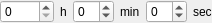
<?xml version="1.0" encoding="UTF-8"?>
<ui version="4.0">
 <class>HourMinSecWidget</class>
 <widget class="QWidget" name="HourMinSecWidget">
  <property name="geometry">
   <rect>
    <x>0</x>
    <y>0</y>
    <width>191</width>
    <height>23</height>
   </rect>
  </property>
  <property name="windowTitle">
   <string>Form</string>
  </property>
  <layout class="QHBoxLayout" name="horizontalLayout">
   <property name="leftMargin">
    <number>0</number>
   </property>
   <property name="topMargin">
    <number>0</number>
   </property>
   <property name="rightMargin">
    <number>0</number>
   </property>
   <property name="bottomMargin">
    <number>0</number>
   </property>
   <item>
    <widget class="QSpinBox" name="hours">
     <property name="maximum">
      <number>2048</number>
     </property>
    </widget>
   </item>
   <item>
    <widget class="QLabel" name="label_h">
     <property name="text">
      <string>h</string>
     </property>
    </widget>
   </item>
   <item>
    <widget class="QSpinBox" name="minutes">
     <property name="minimum">
      <number>-1</number>
     </property>
     <property name="maximum">
      <number>60</number>
     </property>
    </widget>
   </item>
   <item>
    <widget class="QLabel" name="label_min">
     <property name="text">
      <string>min</string>
     </property>
    </widget>
   </item>
   <item>
    <widget class="QSpinBox" name="seconds">
     <property name="minimum">
      <number>-1</number>
     </property>
     <property name="maximum">
      <number>60</number>
     </property>
    </widget>
   </item>
   <item>
    <widget class="QLabel" name="label_sec">
     <property name="text">
      <string>sec</string>
     </property>
    </widget>
   </item>
  </layout>
 </widget>
 <resources/>
 <connections/>
</ui>
